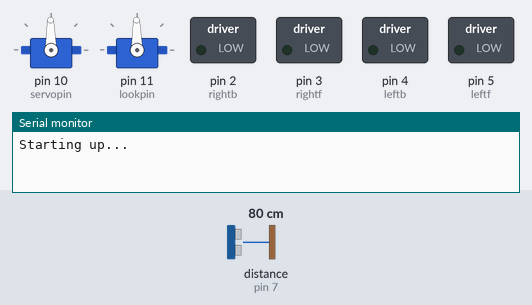
The sketch below on a simulated Arduino Uno, built with avr-gcc and run on an emulated ATmega328P. Parts: 2 × servo, switched loads named in the sketch (green lamp = pin HIGH), the last lines printed to the serial monitor. Wiring (inferred from the names in the program): ultrasonic range finder: trigger pin 7; echo pin 7. Dashed ring = blinking. The test bench sets the inputs (shaded band); at power-on: distance to the obstacle (sensor on pin 7) 80 cm. The echo pulse lasts 58.3 µs per cm; random numbers use the default seed unless the sketch sets one.

Above: at 1.7 s.
1.8 s: distance to the obstacle (sensor on pin 7) set to 42 cm
At 3.4 s:
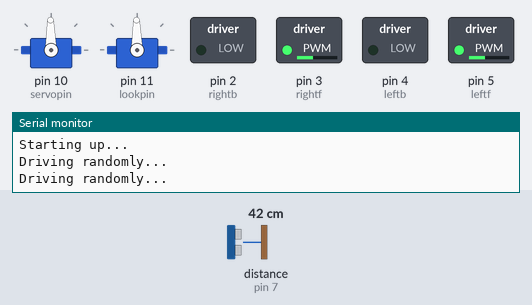
4.8 s: distance to the obstacle (sensor on pin 7) set to 36 cm
At 6.8 s:
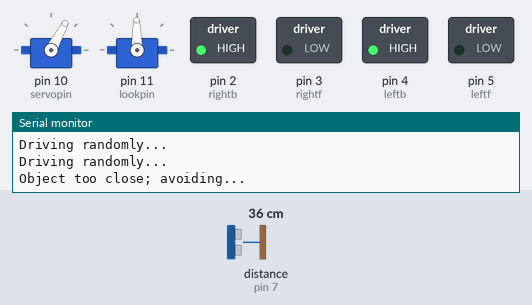
7.8 s: distance to the obstacle (sensor on pin 7) set to 60 cm
10.8 s: distance to the obstacle (sensor on pin 7) set to 2 cm
At 13.27 s:
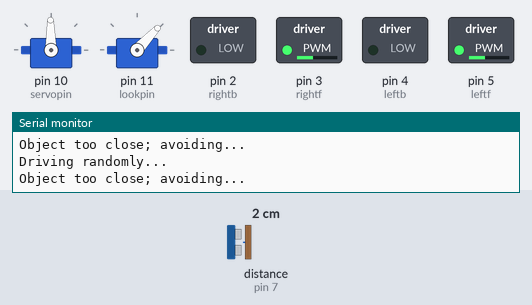
Timing chart, 0 to 14.8 s (numbered marks = the images above; inputs shaded):
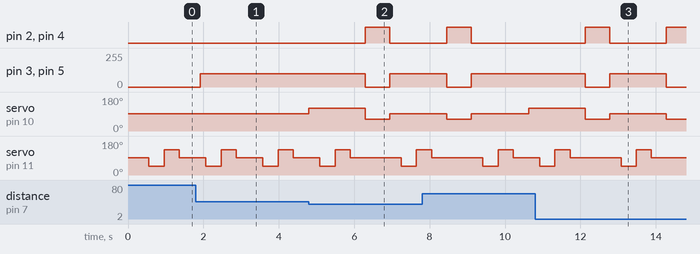

Measured:
- the behaviour switches between 39 and 38 cm on distance to the obstacle (sensor on pin 7) (found by bisection; images 1 and 2)
- after the input at 1.8 s, servo on pin 10 (servopin): 91° → 120° after 3.0 s
- after the input at 4.8 s, pin 2 (rightb), pin 4 (leftb): LOW → HIGH after 1.5 s, → LOW 0.65 s later; pin 3 (rightf), pin 5 (leftf): 100/255 → 0/255 after 1.5 s, → 100/255 0.65 s later; servo on pin 10 (servopin): 120° → 62° after 1.5 s, → 91° 0.65 s later
- after the input at 10.8 s, pin 2 (rightb), pin 4 (leftb): LOW → HIGH after 1.3 s, → LOW 0.65 s later, → HIGH 1.5 s later; pin 3 (rightf), pin 5 (leftf): 100/255 → 0/255 after 1.3 s, → 100/255 0.65 s later, → 0/255 1.5 s later

The sketch:

Robot_Main_Old.ino
```cpp
//Robot Main
//
//This sketch drives Robie.
//
//Programmed by Andy Tracy

#include <Servo.h>
//#include <SD.h>

//Drive motor variables
//High on rightf = forward on right, etc.
const int rightf=3;
const int rightb=2;
const int leftf=5;
const int leftb=4;

int speed=100; //Speed for forward driving, 0-255

//Steering variables
Servo steer;
const int servopin=10;

//Eyeball variables
Servo look;
const int lookpin=11;
const int pingPin = 7;
long duration, lastdist = 30;
int distVector[]={30, 30, 30};

void setup(){
  Serial.begin(9600); // For debugging
  pinMode(rightf, OUTPUT); //Set motor control pins to output mode
  pinMode(rightb, OUTPUT);
  pinMode(leftf, OUTPUT);
  pinMode(leftb, OUTPUT);
  pinMode(servopin, OUTPUT); // Set servo control pins to output mode
  pinMode(lookpin, OUTPUT);
  DriveStop(); // Start with all motors off

  steer.attach(servopin); //Attach drive servo
  Turn(90); //Start servo at 90 degrees
  look.attach(lookpin); //Attach eyeball servo
  Look(90); //Start servo at 90 degrees
  Serial.println("Starting up...");
}

void loop(){
  //Look around
  Look(45);
  distVector[0]=GetDist();
  Look(135);
  distVector[2]=GetDist();
  Look(90);
  distVector[1]=GetDist();

  //Drive accordingly
  DriveAvoid(distVector);

  //Do as FGL does
  delay(150);
  //delay(5000);
}

long GetDist(){
  pinMode(pingPin, OUTPUT);
  digitalWrite(pingPin, LOW);
  delayMicroseconds(2);
  digitalWrite(pingPin, HIGH);
  delayMicroseconds(5);
  digitalWrite(pingPin, LOW);

  //Pick up the ping
  pinMode(pingPin, INPUT);
  duration=pulseIn(pingPin, HIGH);

  //Convert to inches
  return duration / 73.746 / 2;
}

void Look(int pos){ //Turns the servo to the given angle in degrees
  pos=pos*10+580; //Convert angle to microseconds

  if(pos>1000 && pos<=2100){ //If the angle is acceptable
    look.writeMicroseconds(pos); //Send it to the servo
    delay(150);
  }
  //Pause for debugging
  delay(250);
}

void Turn(int pos){ //Turns the servo to the given angle in degrees
  pos=pos*10+580; //Convert angle to microseconds

  if(pos>1100 && pos<=2100){ //If the angle is acceptable
    steer.writeMicroseconds(pos); //Send it to the servo
    delay(150);
  }
}

void DriveForward(){ //Forward on both drive motors
  analogWrite(rightf, speed);
  digitalWrite(rightb, LOW);
  analogWrite(leftf, speed);
  digitalWrite(leftb, LOW);
}

void DriveBackward(){ //Backward on both drive motors
  digitalWrite(rightf, LOW);
  digitalWrite(rightb, HIGH);
  digitalWrite(leftf, LOW);
  digitalWrite(leftb, HIGH);
}

void DriveStop(){ //Stop both drive motors
  digitalWrite(rightf, LOW);
  digitalWrite(rightb, LOW);
  digitalWrite(leftf, LOW);
  digitalWrite(leftb, LOW);
}

void DriveAvoid(int vector[]){
  int min=1000;
  for (int i=0; i<=2; i++){
    if (vector[i]<min){
      min=vector[i];
    }
  }
  if (min < 15){
    Serial.println("Object too close; avoiding...");
    DriveBackward();
    Turn(60);
    delay(500);
    DriveForward();
    //DriveStop();
    Turn(90);
  }
  else{
    Serial.println("Driving randomly...");
    Turn(60+random(0,3)*30);
    DriveForward();
    //DriveStop();
  }
}
```
